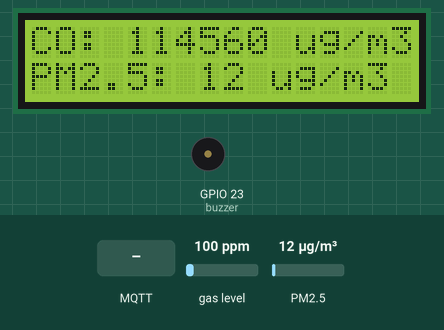
Bench run of a sketch on a simulated ESP32. On the bench: 16×2 character LCD, buzzer (waves = sounding, pin HIGH). Inputs (shaded band) come from the test bench; at power-on: gas level 100 ppm, PM2.5 12 µg/m³. WiFi joins after 1.5 s; servers stay silent unless stated; random numbers use the default seed unless the sketch sets one; no MQTT or app messages arrive unless stated; what the sketch prints to the serial monitor is not drawn.

Above: at 12.9 s.
13.0 s: MQTT message "3" arrives on the first subscribed topic
At 15.2 s:
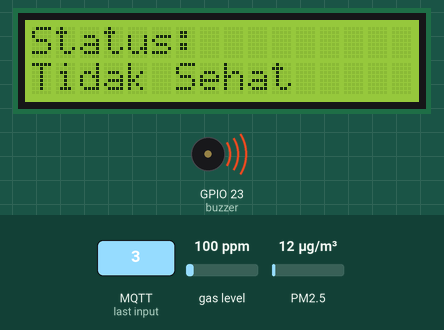
17.8 s: MQTT message "on" arrives on the first subscribed topic
At 23.7 s:
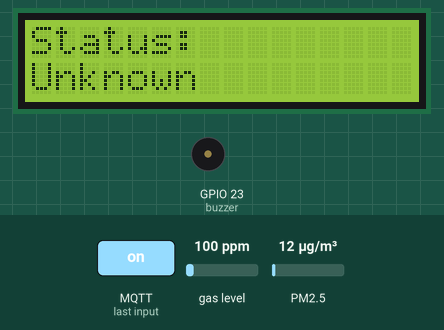
24.8 s: MQTT message "1" arrives on the first subscribed topic
At 27.9 s:
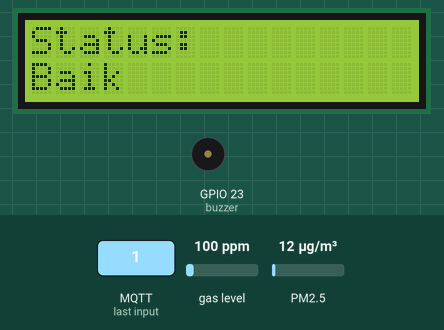
29.9 s: MQTT message "2" arrives on the first subscribed topic
At 32.0 s:
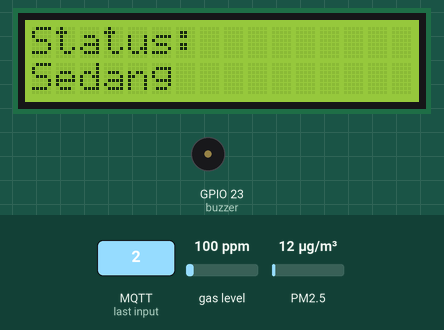
34.5 s: MQTT message "4" arrives on the first subscribed topic
At 36.6 s:
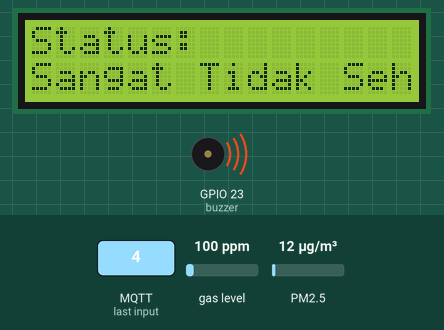
Timing chart, 0 to 42.5 s (numbered marks = the images above; inputs shaded):
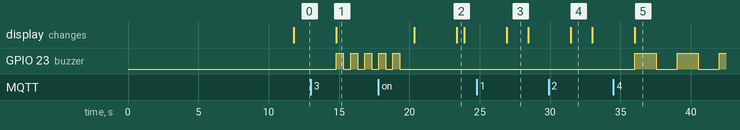

The sketch:

mqtt_komunikasi_v2.ino
```cpp
#include <Arduino.h>
#include <WiFi.h>
#include <PubSubClient.h>
#include <ArduinoJson.h>
#include <GP2YDustSensor.h>
#include <MQUnifiedsensor.h>
#include <LiquidCrystal_I2C.h>
#include <math.h>

#define placa "ESP-32"
#define Voltage_Resolution 3.3
#define pin 35
#define type "MQ-135"
#define ADC_Bit_Resolution 12
#define RatioMQ135CleanAir 3.6

#define WIFI_SSID "your ssid wifi"
#define WIFI_PASSWORD "your password"

const uint8_t SHARP_LED_PIN = 16;
const uint8_t SHARP_VO_PIN = 36;
const float molarMassCO = 28.01;
const float standardVolume = 22.414;

const int lcdColumns = 16;
const int lcdRows = 2;
const int buzzer = 23;

LiquidCrystal_I2C lcd(0x27, lcdColumns, lcdRows);
GP2YDustSensor dustSensor(GP2YDustSensorType::GP2Y1014AU0F, SHARP_LED_PIN, SHARP_VO_PIN);
MQUnifiedsensor MQ135(placa, Voltage_Resolution, ADC_Bit_Resolution, pin, type);

const char* mqttBroker = "test.mosquitto.org"; //sesuaikan broker yang digunakan, saya menggunakan mosquitto mqtt

WiFiClient espClient;
PubSubClient mqtt(espClient);


void connectToWifi();
void connectMQTT();

void callback(char* topic, byte* payload, unsigned int length) {
  Serial.print("Message received on topic: ");
  Serial.println(topic);

  Serial.print("Message: ");
  for (unsigned int i = 0; i < length; i++) {
    Serial.print((char)payload[i]);
  }
  Serial.println();

  digitalWrite(buzzer, LOW);
  String statusIspu;

  switch ((char)payload[0]) {
    case '1':
      statusIspu = "Baik";
      lcd.clear();
      lcd.setCursor(0, 0);
      lcd.print("Status: ");
      lcd.setCursor(0, 1);
      lcd.print(statusIspu);
      delay(1500);
      break;
    case '2':
      statusIspu = "Sedang";
      lcd.clear();
      lcd.setCursor(0, 0);
      lcd.print("Status: ");
      lcd.setCursor(0, 1);
      lcd.print(statusIspu);
      delay(1500);
      break;
    case '3':
      statusIspu = "Tidak Sehat";
      lcd.clear();
      lcd.setCursor(0, 0);
      lcd.print("Status: ");
      lcd.setCursor(0, 1);
      lcd.print(statusIspu);

      for (int i = 0; i < 5; i++) {
        digitalWrite(buzzer, HIGH);
        delay(500);
        digitalWrite(buzzer, LOW);
        delay(500);
      }
      delay(500);
      break;
    case '4':
      statusIspu = "Sangat Tidak Sehat";
      lcd.clear();
      lcd.setCursor(0, 0);
      lcd.print("Status: ");
      lcd.setCursor(0, 1);
      lcd.print(statusIspu);
      for (int i = 0; i < 5; i++) {
        digitalWrite(buzzer, HIGH);
        delay(1500);
        digitalWrite(buzzer, LOW);
        delay(1500);
      }
      delay(500);
      break;
    case '5':
      statusIspu = "Berbahaya";
      lcd.clear();
      lcd.setCursor(0, 0);
      lcd.print("Status: ");
      lcd.setCursor(0, 1);
      lcd.print(statusIspu);
      digitalWrite(buzzer, HIGH);
      delay(10000);
      digitalWrite(buzzer, LOW);
      delay(500);
      break;
    default:
      statusIspu = "Unknown";
      lcd.clear();
      lcd.setCursor(0, 0);
      lcd.print("Status: ");
      lcd.setCursor(0, 1);
      lcd.print(statusIspu);
      delay(500);
      break;
  }
}

void setup() {
  Serial.begin(9600);

  lcd.init();
  lcd.backlight();
  pinMode(buzzer, OUTPUT);
  digitalWrite(buzzer, LOW);
  dustSensor.setBaseline(0.4);
  dustSensor.setCalibrationFactor(0.057);
  MQ135.setRegressionMethod(1);

  lcd.clear();
  lcd.setCursor(0, 0);
  lcd.print("Connecting to");
  lcd.setCursor(0, 1);
  lcd.print("WiFi...");
  connectToWifi();
  mqtt.setServer(mqttBroker, 1883);
  mqtt.setCallback(callback);

  dustSensor.begin();
  MQ135.init();


  Serial.print("Calibrating MQ-135...");
  float calcR0 = 0;
  for (int i = 0; i < 10; i++) {
    MQ135.update();
    calcR0 += MQ135.calibrate(RatioMQ135CleanAir);
    Serial.print(".");
    delay(1000);
  }
  MQ135.setR0(calcR0 / 10);
  Serial.println(" done!");


  if (isinf(calcR0)) {
    Serial.println("Warning: R0 is infinite. Check wiring and supply.");
    while (true)
      ;
  }
  if (calcR0 == 0) {
    Serial.println("Warning: R0 is zero. Check wiring and supply.");
    while (true)
      ;
  }
}

void loop() {
  if (WiFi.status() != WL_CONNECTED) {
    connectToWifi();
  }

  if (!mqtt.connected()) {
    connectMQTT();
  }

  float dustDensityUG = dustSensor.getDustDensity();
  float dustDensityMG = dustDensityUG / 1000.0;


  MQ135.update();
  MQ135.setA(605.18);
  MQ135.setB(-3.937);
  float COppm = MQ135.readSensor();
  float COmgm3 = COppm * molarMassCO / 24.45;
  float COmug3 = COmgm3 * 1000.0;

  //kode yang dikomen ini digunakan jika kamu belum memasang sensor pada ESP 32

  // DynamicJsonDocument doc(200);
  // doc["temp"] = String(random(0, 120));
  // doc["hum"] = String(random(0, 120));

  DynamicJsonDocument doc(200);
  doc["co"] = COmug3;
  doc["pm25"] = dustDensityUG;

  String sensorValue;
  serializeJson(doc, sensorValue);

  mqtt.publish("topik/topik_spesifik_esp", sensorValue.c_str()); //ubah topik sesuai kebutuhan
  mqtt.loop();

  Serial.println("");
  Serial.print("pm25: ");
  Serial.print(dustDensityUG);
  Serial.println(" ug/m³");
  Serial.print("CO: ");
  Serial.print(COmug3);
  Serial.println(" ug/m³");
  lcd.clear();
  lcd.setCursor(0, 0);
  lcd.print("CO: ");
  lcd.print((int)round(COmug3));
  lcd.print(" ug/m3");
  lcd.setCursor(0, 1);
  lcd.print("PM2.5: ");
  lcd.print((int)round(dustDensityUG));
  lcd.print(" ug/m3");
  delay(3000);
}

void connectMQTT() {
  while (!mqtt.connected()) {
    Serial.println("Connecting to mqtt...");
    String clientId = "ESP32Client-";
    clientId += String(random(0xffff), HEX);

    if (mqtt.connect(clientId.c_str())) {
      Serial.println("connected");

      mqtt.subscribe("topik/spesifik_express"); //ubah topik sesuai kebutuhan
    } else {
      Serial.print("failed, rc=");
      Serial.print(mqtt.state());
      Serial.println(" try again in 5 seconds");
      delay(5000);
    }
  }
}

void connectToWifi() {
  Serial.println("Connecting to wifi");
  WiFi.begin(WIFI_SSID, WIFI_PASSWORD);
  while (WiFi.status() != WL_CONNECTED) {
    Serial.print(".");
    delay(500);
  }

  Serial.println("\nWiFi Connected");
  Serial.print("SSID: ");
  Serial.println(WiFi.SSID());
  Serial.print("RSSI: ");
  Serial.println(WiFi.RSSI());
  Serial.print("MAC Address: ");
  Serial.println(WiFi.macAddress());
  Serial.print("IP Address: ");
  Serial.println(WiFi.localIP());
  Serial.print("Gateway IP: ");
  Serial.println(WiFi.gatewayIP());
  Serial.print("DNS IP: ");
  Serial.println(WiFi.dnsIP());
}
```

Measured:
- after the input at 13.0 s, GPIO 23 (buzzer): alternates HIGH for 0.50 s and LOW for 0.50 s, starting after 1.8 s; the display: changes after 1.8 s (image 1)
- after the input at 24.8 s, the display: changes after 2.1 s (image 3)
- after the input at 34.5 s, GPIO 23 (buzzer): alternates HIGH for 1.5 s and LOW for 1.5 s, starting after 1.5 s; the display: changes after 1.5 s (image 5)
- what the display in image 2 shows lasts 0.5 s, from 23.4 s to 23.9 s
- what the display in image 3 shows lasts 1.5 s, from 26.9 s to 28.4 s
